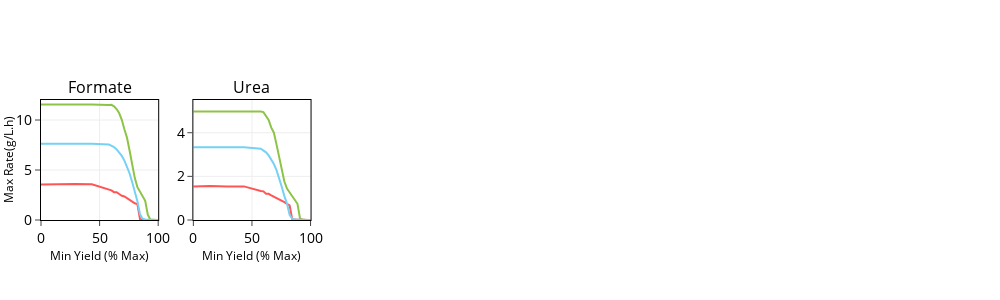
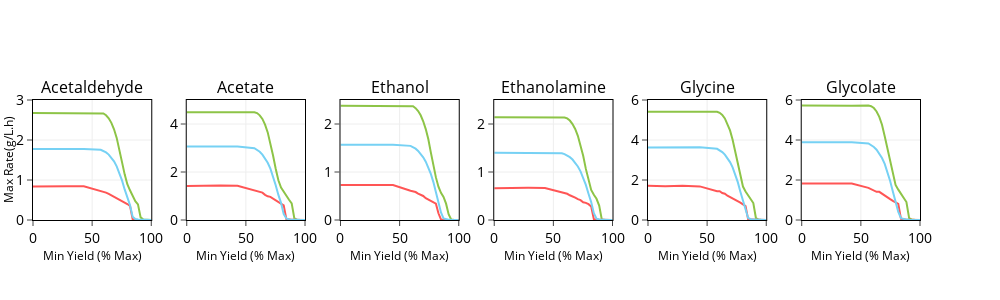
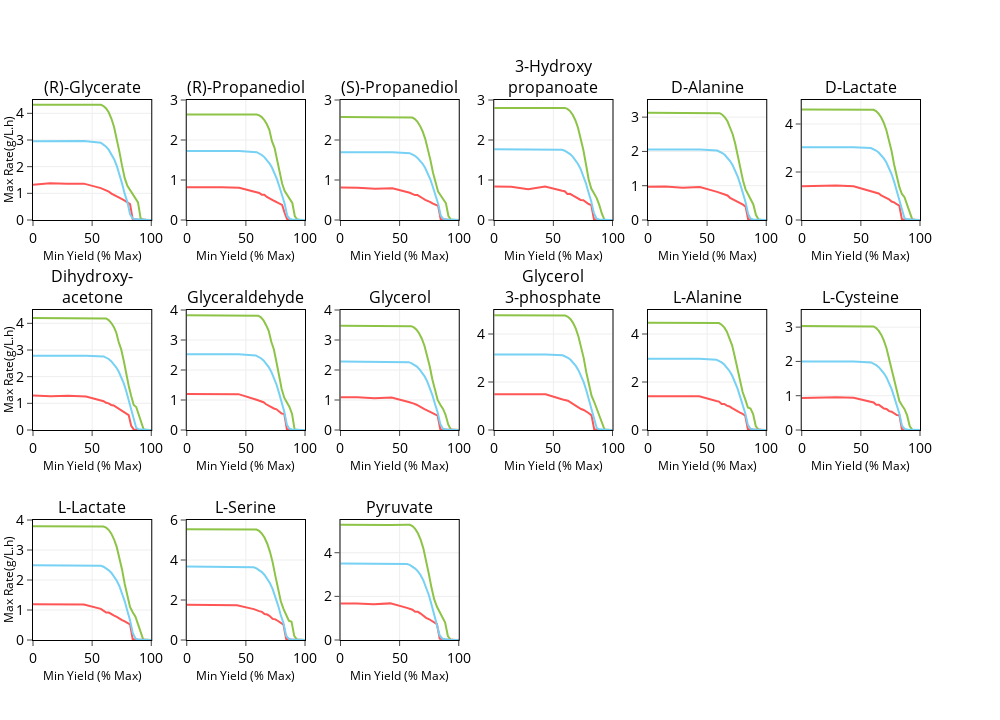
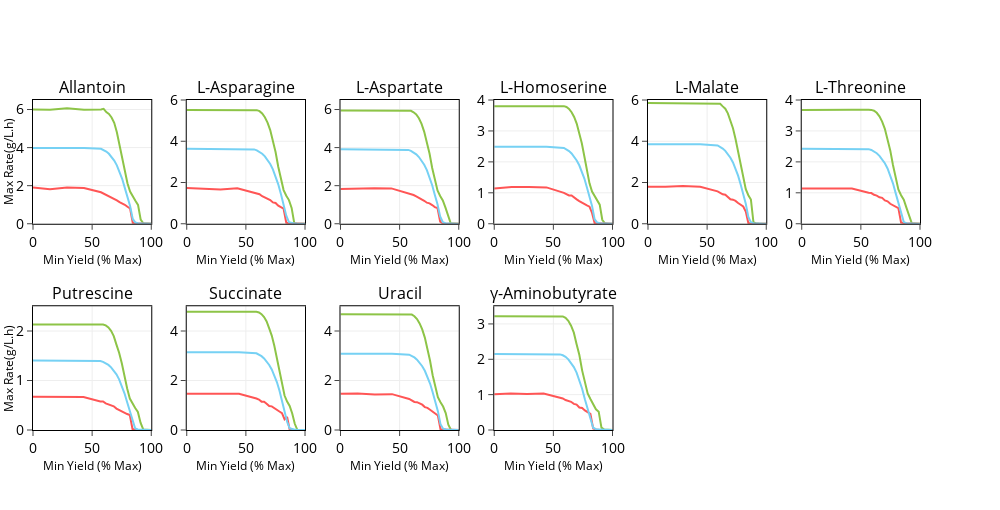

Write notebook code for charts like these, in order.
### Code cell
for k,carbon_number in enumerate(sorted(set(metabolite_df.number.values))):
    print("No. of carbons: ", carbon_number)
    metabolite_list = metabolite_df[metabolite_df.number==carbon_number].sort_values(by='names').index
    num_rows = int(len(metabolite_list)/6-0.1)+1
    titles = [metabolite_names_dict[metabolite] for metabolite in metabolite_list]
    fig = subplots.make_subplots(rows=num_rows, cols=6, subplot_titles=titles,print_grid=False, horizontal_spacing=0.04)
    for i,product in enumerate(metabolite_list):
        
        fig.add_trace(go.Scatter(x=results_dict[product]['constraints_yield'], 
                                    y=results_dict[product]['ts_best_productivities'],
                                    name='Optimized Two Stage',
                                    legendgroup='ts_best', line={'color': '#8DC447'},
                                    showlegend=False), row=int(i/6)+1, col=int(i%6)+1)

        fig.add_trace(go.Scatter(x=results_dict[product]['constraints_yield'], 
                                    y=results_dict[product]['ts_sub_productivities'],
                                    name='Traditional Two Stage',
                                    legendgroup='ts_sub', line={'color': '#FF5555'},
                                    showlegend=False), row=int(i/6)+1, col=int(i%6)+1)

        fig.add_trace(go.Scatter(x=results_dict[product]['constraints_yield'], 
                                    y=results_dict[product]['os_best_productivities'],
                                    name='Best One Stage',
                                    legendgroup='os_best', line={'color': '#76D1F4'},
                                    showlegend=False), row=int(i/6)+1, col=int(i%6)+1)



        fig.update_yaxes(range=[0, int((max(results_dict[product]['ts_best_productivities'])+0.1)*2)/2+0.5],
                         row=int(i/6)+1, col=int(i%6)+1)

        if i%6==0:
            fig.update_yaxes(title_text='Max Rate(g/L.h)',
                             title_font=dict(size=12, color='black'),
                             title_standoff=0,
                             automargin=True, row=int(i/6)+1, col=int(i%6)+1)

    fig.update_xaxes(showline=True, linewidth=1, linecolor='black', mirror=True, zeroline=False,
                     title_text='Min Yield (% Max)',
                     title_font=dict(size=12, color='black'),
                     tickfont=dict(size=14, color='black'),
                     title_standoff=0,
                     automargin=True,
                     ticks='outside',
                     nticks=5)
    fig.update_yaxes(showline=True, linewidth=1, linecolor='black', mirror=True, zeroline=False,
                     tickangle=0,
                     ticks='outside',
                     tickfont=dict(size=14, color='black'))
    fig.update_layout(width=1000,
                      height=90+210*num_rows,
                      margin={'l':8})
    fig.update_annotations(dict(font=dict(size=16, color='black')))

    plot(fig)
    if not os.path.exists('images'):
        os.mkdir('images')
    #pio.write_image(fig, 'images/yield_constrained_productivity_objective_C_'+str(k+1)+'.svg')
